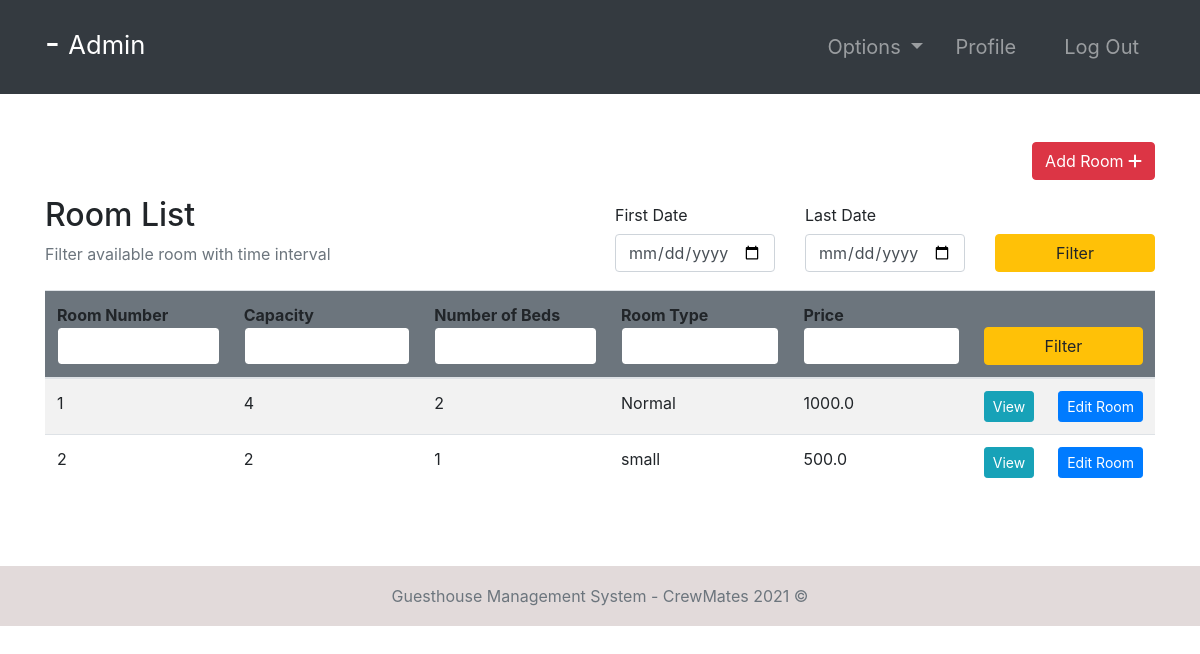
The app's page /rooms/ (signed in) with its own data.
### room/models.py (models this page shows, shortened)
class Room(models.Model):
    ROOM_TYPES = (
        ('King', 'King'),
        ('Luxury', 'Luxury'),
        ('Normal', 'Normal'),
        ('Economic', 'Economic'),
    )
    number = models.IntegerField(primary_key=True)
    capacity = models.SmallIntegerField()
    numberOfBeds = models.SmallIntegerField()
    roomType = models.CharField(max_length=20, choices=ROOM_TYPES)
    price = models.FloatField()
    statusStartDate = models.DateField(null=True)
    statusEndDate = models.DateField(null=True)

### room/views.py (the view, shortened to what this page needs)
# urls.py: path('rooms/', rooms, name="rooms"),
@ login_required(login_url='login')
def rooms(request):
    role = str(request.user.groups.all()[0])
    path = role + "/"
    rooms = Room.objects.all()
    firstDayStr = None
    lastDateStr = None
    def chech_availability(fd, ed):
        availableRooms = []
        for room in rooms:
            availList = []
            bookingList = Booking.objects.filter(roomNumber=room)
            if room.statusStartDate == None:
                for booking in bookingList:
                    if booking.startDate > ed.date() or booking.endDate < fd.date():
                        availList.append(True)
                    else:
                        availList.append(False)
                if all(availList):
                    availableRooms.append(room)
            else:
                if room.statusStartDate > ed.date() or room.statusEndDate < fd.date():
                    for booking in bookingList:
                        if booking.startDate > ed.date() or booking.endDate < fd.date():
                            availList.append(True)
                        else:
                            availList.append(False)
                        if all(availList):
                            availableRooms.append(room)
        return availableRooms
    context = {
        "role": role,
        'rooms': rooms,
        'fd': firstDayStr,
        'ld': lastDateStr
    }
    return render(request, path + "rooms.html", context)

### Templates/admin/rooms.html
{% extends '../index.html' %}
{% block context %}
{% include '../common_pages/rooms.html' %}
{% endblock %}

### Templates/incs/nav.html (shortened to what this page needs)
<nav class="navbar navbar-dark bg-dark navbar-expand-lg py-3 " role="navigation">
    <div class="container">
        <a href="" class="navbar-brand">
            <h2 class="text-capitalize">
                {{ request.user.first_name }} {{ request.user.last_name }} -
                <small>
                    {{ role }}
                </small>
            </h2>
        </a>
        <div class="collapse navbar-collapse" id="navbarTags">
            <ul class="navbar-nav ml-auto">
                <li class="nav-item dropdown p-2">
                    <a class="nav-link dropdown-toggle" href="#" id="navbarDropdown" role="button"
                        data-toggle="dropdown" aria-haspopup="true" aria-expanded="false">
                        Options
                    </a>
                </li>
                <li class="nav-item mr-3 p-2">
                    {% if role == 'staff' or role == 'receptionist' or role == 'admin' or role == 'manager' %}
                    <a href="{% url 'employee-profile' user.id %}" class="nav-link">Profile</a>
                    {% endif %}
                </li>
                <li class="nav-item p-2 ">
                    <a href="{% url 'logout' %}" class="nav-link">Log Out</a>
                </li>
            </ul>
        </div>
    </div>
</nav>

### Templates/common_pages/rooms.html (shortened to what this page needs)
<div class="container py-5 clearfix">
    <div class="clearfix">
        {% if role == "manager" or role == "admin" %}
        <a href="{% url 'add-room' %}" class="btn btn-danger rounded float-right">Add Room <i
                class="fas fa-plus"></i></a>
        {% endif %}
    </div>
    <div class="table-header row mt-3 clearfix">
        <div class="col-sm-12 col-md-12 col-lg-6 mb-4">
            <h2>Room List</h2>
            <span class="text-muted">Filter available room with time interval</span>
        </div>
        <div class="col-sm-12 col-md-12 col-lg-6">
            <form action="" method="POST">
                <div class="row">
                    <div class="form-group col-4">
                        <label for="example-date-input" class="col-form-label">First Date</label>
                        <div class="">
                            <input class="form-control" type="date" name="fd" value="{{fd}}" id="example-date-input">
                        </div>
                    </div>
                    <div class="form-group col-4">
                        <label for="example-date-input" class="col-form-label">Last Date</label>
                        <div class="">
                            <input class="form-control" type="date" name="ld" value="{{ld}}" id="example-date-input">
                        </div>
                    </div>
                    <div class="col-4" style="margin-top:38px;">
                        <button type="submit" name="dateFilter" class="btn btn-warning w-100">Filter</button>
                    </div>
                </div>
            </form>
        </div>
    </div>
    <table class="table table-hover table-striped">
        <thead class="bg-secondary rounded">
            <tr>
                <form action="" method="POST">
                    <th>Room Number<input type="number" name="number" value="{{number}}"
                            class="form-control border border-secondary"></th>
                    <th>Capacity<input type="number" name="capacity" value="{{capacity}}"
                            class="form-control border border-secondary"></th>
                    <th>Number of Beds<input type="number" name="nob" value="{{nob}}"
                            class="form-control border border-secondary"></th>
                    <th>Room Type<input type="text" name="type" value="{{type}}"
                            class="form-control border border-secondary"></th>
                    <th>Price <input type="number" step="0.01" name="price" value="{{price}}"
                            class="form-control border border-secondary"></th>
                    <th colspan="2"><button type="submit" name="filter" class="btn btn-warning w-100">Filter</button>
                    </th>
                </form>
            </tr>
        </thead>
        <tbody>
            {% for room in rooms %}
            <tr>
                <td>{{ room.number }}</td>
                <td>{{ room.capacity }}</td>
                <td>{{ room.numberOfBeds }}</td>
                <td>{{ room.roomType }}</td>
                <td>{{ room.price }}</td>
                {% if role != "guest" %}
                <td> <a href="{% url 'room-profile' room.number %}" class="btn btn-info btn-sm w-100">View</a>
                </td>
                {% if role == 'manager' or role == 'admin' %}<td> <a href="{% url 'room-edit' room.number %}"
                        class="btn btn-sm btn-primary w-100">Edit&nbsp;Room</a></td> {% endif %}
                {% endif %}
            </tr>
            {% endfor %}
        </tbody>
    </table>
</div>

### static/css/main.css (style rules this page uses)
* { margin: 0; padding: 0; -webkit-font-smoothing: antialiased; }
.clearfix { overflow: auto; }
body { position: relative; }
nav .nav-item { font-size: 20px; }

### records on screen
Room: number "1", capacity "4", numberOfBeds "2", roomType "Normal", price "1000.0"
Room: number "2", capacity "2", numberOfBeds "1", roomType "small", price "500.0"

### other values on screen
{{ role }} "Admin"
